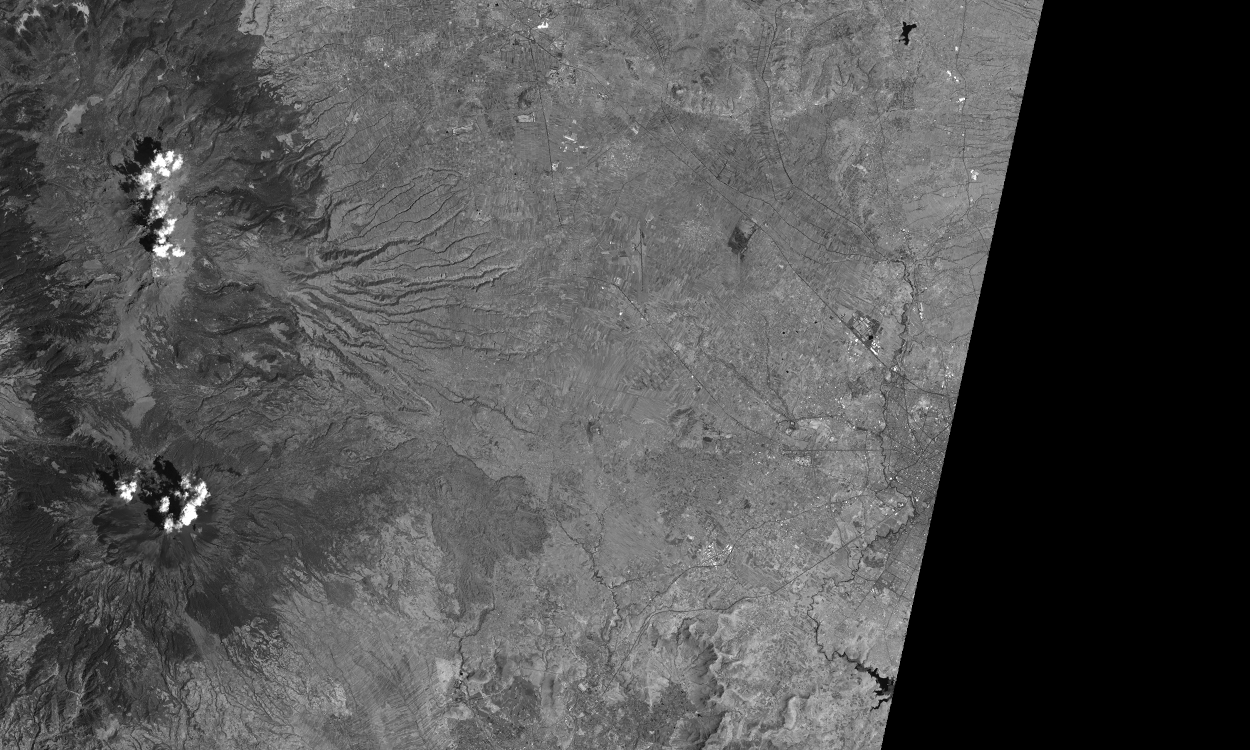
#> input picture ej2/2/zonaA_b5.tif, 2500 x 1500 px, found by its file name (shown at 1/2 size)
$ python traslape.py
#> lines starting #> are read from the running program, lines starting #| are printed output that depends on the picture; after the words box and inside, x2 and y2 are one past the last pixel; in counts of white or black regions, pixels touching at a corner belong together
import cv2
import numpy as np
import matplotlib.pyplot as plt
from skimage import exposure

# Función para eliminar las zonas con información nula (cero)
def eliminar_zonas_nulas(imagen):
    # Crear una máscara donde los píxeles no son cero
    mascara = imagen > 0
    return mascara

# Función para ajustar la intensidad de una imagen para que coincida con un brillo objetivo
# [47 lines left out: functions ajustar_brillo, completar_imagenes, especificar_histograma, not called in this run]

# Cargar las imágenes satelitales en escala de grises
zona_A = cv2.imread('/Users/davidgutierrez/Documents/2025-1/PDI/PDI_UNAM/ej2/2/zonaA_b5.tif', cv2.IMREAD_GRAYSCALE)
#> zona_A is the input picture: shape (1500, 2500); min 0, max 255, mean 79.5
zona_B = cv2.imread('/Users/davidgutierrez/Documents/2025-1/PDI/PDI_UNAM/ej2/2/zonaB_b5.tif', cv2.IMREAD_GRAYSCALE)
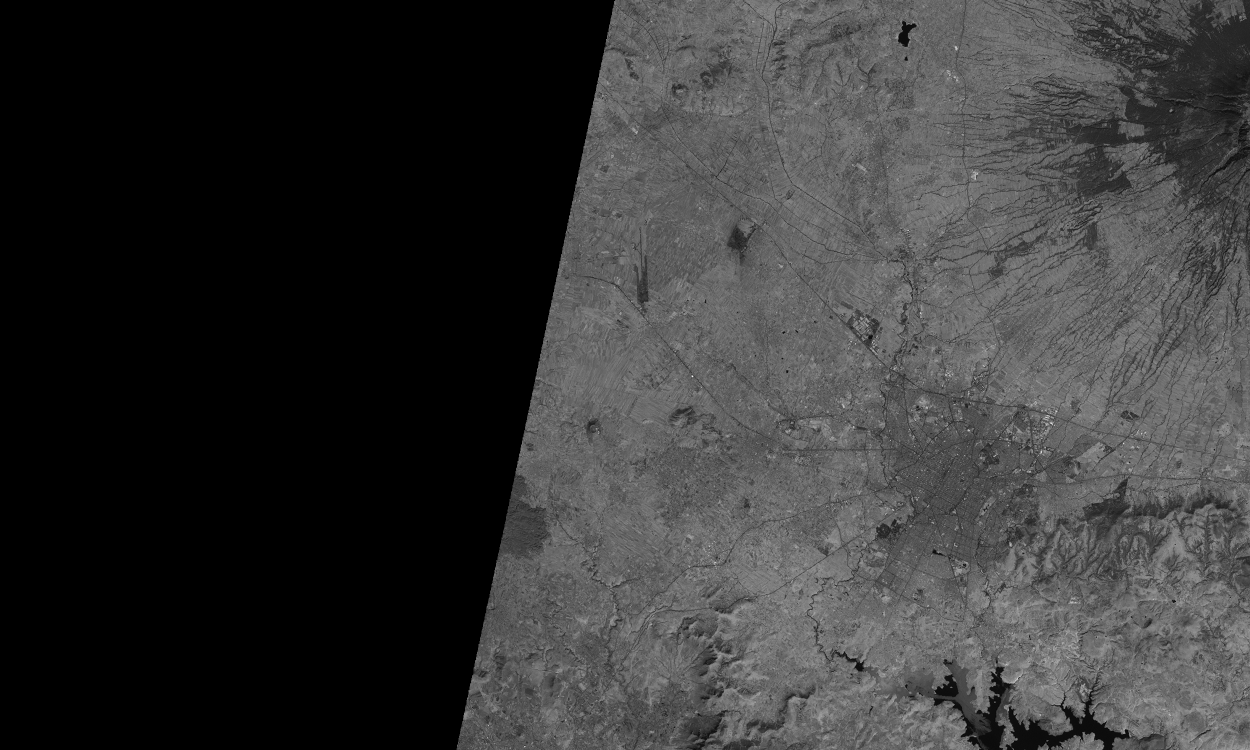
#> input picture ej2/2/zonaB_b5.tif, 2500 x 1500 px, found by its file name (shown at 1/2 size)
#> zona_B is the input picture: shape (1500, 2500); min 0, max 255, mean 54.9
# Verificar si las imágenes se cargaron correctamente
if zona_A is None or zona_B is None:
    raise Exception("No se pudieron cargar las imágenes satelitales")

# Imagen de la zona A sin nulidad
zona_A_sin_nulidad = eliminar_zonas_nulas(zona_A)
#> in eliminar_zonas_nulas, `mascara = imagen > 0`:
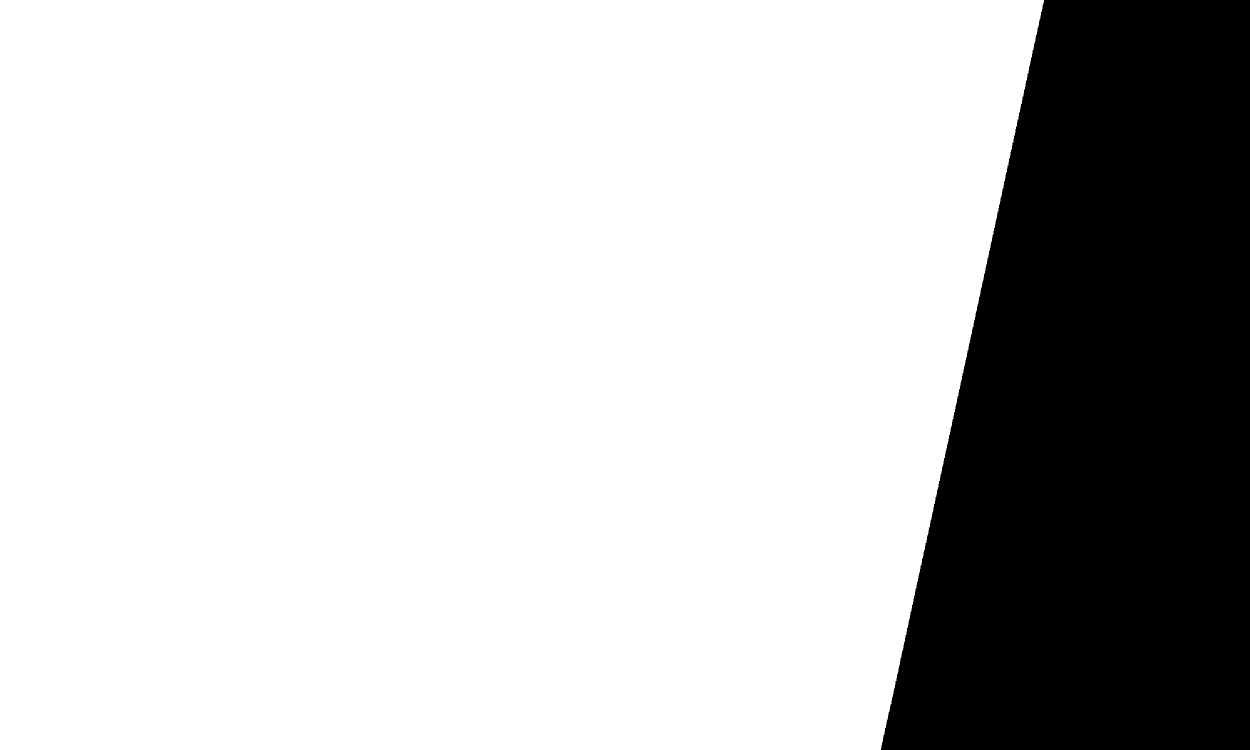
#> mascara: shape (1500, 2500) bool (shown at 1/2 size); 77% white; 1 black region, box (x1, y1, x2, y2) and area: (1762, 0, 2500, 1500) 862522
# Imagen de la zona b sin nulidad
zona_B_sin_nulidad = eliminar_zonas_nulas(zona_B)
#> in eliminar_zonas_nulas (call 2), `mascara = imagen > 0`:
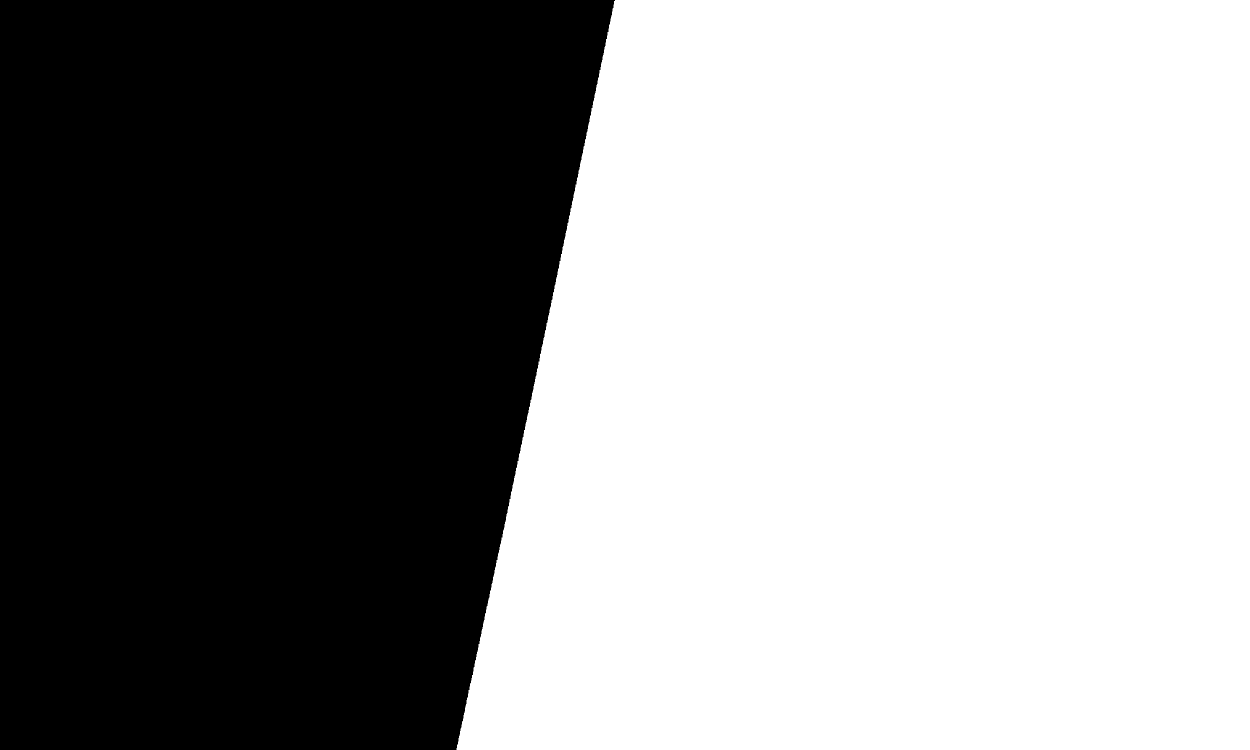
#> mascara: shape (1500, 2500) bool (shown at 1/2 size); 57.1% white; 1 black region, box (x1, y1, x2, y2) and area: (0, 0, 1230, 1500) 1607665
# Histograma de la Zona A
#> (the run stopped early here; a loop or call above may not have finished)
